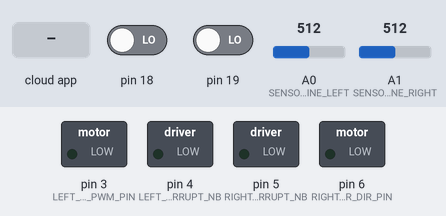
This sketch was run on a simulated Arduino Mega 2560, built with avr-gcc and run on an emulated ATmega2560. On the bench: switched loads named in the sketch (green lamp = pin HIGH). The test bench sets the inputs (shaded band); at power-on: pin 18 LOW, pin 19 LOW, A0 (SENSOR_LINE_LEFT) = 512, A1 (SENSOR_LINE_RIGHT) = 512. The ROS host is connected and sends only what is stated; pins used as bus, display or sensor lines are not drawn.

Above: at 1.2 s.
1.3 s: the phone or cloud app sets left to 45
At 1.8 s:
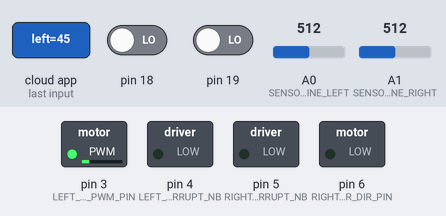
2.8 s: the phone or cloud app sets right to 45
At 4.0 s:
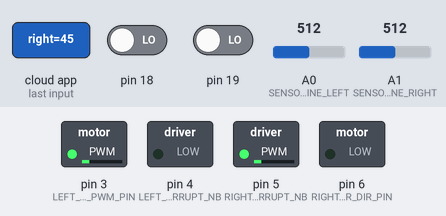
4.3 s: the phone or cloud app sets left to 0
At 5.3 s:
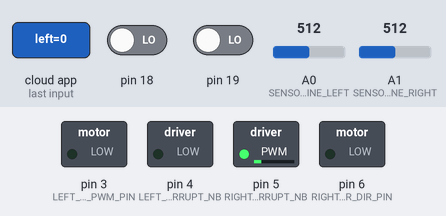
5.8 s: the phone or cloud app sets right to 90
At 6.4 s:
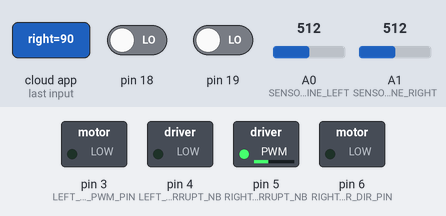
7.3 s: the phone or cloud app sets left to 90
At 8.5 s:
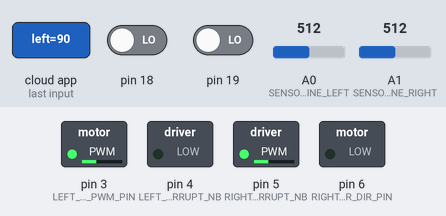
8.8 s: the phone or cloud app sets right to 0
At 9.9 s:
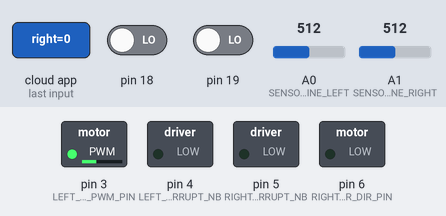
Timing chart, 0 to 11.3 s (numbered marks = the images above; inputs shaded):
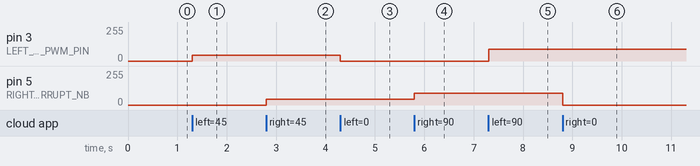

The sketch:

green_robot_v2.ino
```cpp
// includes
#include <ros.h>
#include <sensor_msgs/JointState.h>
#include <std_msgs/Int32.h>

// constants
#define LEFT_ENCODER_PIN            11  // no use
#define RIGHT_ENCODER_PIN           12  // no use
#define LEFT_ENCODER_INTERRUPT_NB   4  // pin 2
#define RIGHT_ENCODER_INTERRUPT_NB  5  // pin 3

#define LEFT_MOTOR_PWM_PIN          3  // motor A blue motorshield
#define LEFT_MOTOR_DIR_PIN          4
#define RIGHT_MOTOR_PWM_PIN         5  // motor B blue motorshield
#define RIGHT_MOTOR_DIR_PIN         6

#define POWER_FOR_SENSOR_LINE       23
#define SENSOR_LINE_LEFT            A0
#define SENSOR_LINE_RIGHT           A1

#define LEFT           0
#define RIGHT          1

// declaration of callbacks interrupts of encoders
void callBackInterruptLeftEncoder();
void callBackInterruptRightEncoder();

// declaration of callbacks for cmd msg reception
void callBackCmdLeftMotor( const std_msgs::Int32& msg);
void callBackCmdRightMotor( const std_msgs::Int32& msg);

// node
ros::NodeHandle nh;

#define NUM_JOINTS                2

char *state_names[NUM_JOINTS] = {"left_wheel", "right_wheel"};
float state_pos[NUM_JOINTS] = {0, 0};
float state_vel[NUM_JOINTS] = {0, 0};
float state_eff[NUM_JOINTS] = {0, 0};

char *sensors_line_names[NUM_JOINTS] = {"left_sensor_line", "right_sensor_line"};
float sensors_line_pos[NUM_JOINTS] = {0, 0};
float sensors_line_vel[NUM_JOINTS] = {0, 0};
float sensors_line_eff[NUM_JOINTS] = {0, 0};

int leftWheelRotationDir = 1;                 // 0: stop, +1: forward, -1: backward
int rightWheelRotationDir = 1;                // 0: stop, +1: forward, -1: backward
double timeOfLastChangeLeftEncoder = 0.0;
double timeOfLastChangeRightEncoder = 0.0;

double publicationPeriodEncoders = 0.10;//0.05;
double timeOfLastPubEncoders = 0.0;

double publicationPeriodSensorsLine = 0.02;//0.05;
double timeOfLastPubSensorsLine = 0.0;


sensor_msgs::JointState state_msg;
ros::Publisher state_pub("sensors/encoders", &state_msg);                    //инициализация издателя топика "joint_states"

sensor_msgs::JointState sensor_line_msg;
ros::Publisher sensor_line_pub("sensors/line", &sensor_line_msg);                    //инициализация издателя топика "joint_states"

// suscribers
ros::Subscriber<std_msgs::Int32> subCmdLeftMotor("motor/left", &callBackCmdLeftMotor );
ros::Subscriber<std_msgs::Int32> subCmdRightMotor("motor/right", &callBackCmdRightMotor );

void setup() {
 pinMode(POWER_FOR_SENSOR_LINE, OUTPUT);
 digitalWrite(POWER_FOR_SENSOR_LINE, HIGH);

 nh.getHardware()->setBaud(115200);
 nh.initNode();
 nh.subscribe(subCmdLeftMotor);
 nh.subscribe(subCmdRightMotor);

 attachInterrupt(LEFT_ENCODER_INTERRUPT_NB,  callBackInterruptLeftEncoder, CHANGE);
 attachInterrupt(RIGHT_ENCODER_INTERRUPT_NB, callBackInterruptRightEncoder, CHANGE);

 pinMode(LEFT_MOTOR_PWM_PIN, OUTPUT);
 pinMode(LEFT_MOTOR_DIR_PIN, OUTPUT);
 pinMode(RIGHT_MOTOR_PWM_PIN, OUTPUT);
 pinMode(RIGHT_MOTOR_DIR_PIN, OUTPUT);


  nh.advertise(state_pub);
  state_msg.header.frame_id =  "/encoders";
  state_msg.name_length = NUM_JOINTS;
  state_msg.velocity_length = NUM_JOINTS;
  state_msg.position_length = NUM_JOINTS;
  state_msg.effort_length = NUM_JOINTS;
  state_msg.name = state_names;
  state_msg.position = state_pos;
  state_msg.velocity = state_vel;
  state_msg.effort = state_eff;

  nh.advertise(sensor_line_pub);
  sensor_line_msg.header.frame_id =  "/sensor_line";
  sensor_line_msg.name_length = NUM_JOINTS;
  sensor_line_msg.velocity_length = NUM_JOINTS;
  sensor_line_msg.position_length = NUM_JOINTS;
  sensor_line_msg.effort_length = NUM_JOINTS;
  sensor_line_msg.name = sensors_line_names;
  sensor_line_msg.position = sensors_line_pos;
  sensor_line_msg.velocity = sensors_line_vel;
  sensor_line_msg.effort = sensors_line_eff;
}

void loop(){
 if ( ( (millis()/1000.0) - timeOfLastPubSensorsLine ) > publicationPeriodSensorsLine) {
  sensors_line_pos[0] = analogRead(SENSOR_LINE_LEFT);
  sensors_line_pos[1] = analogRead(SENSOR_LINE_RIGHT);
  sensor_line_msg.header.stamp = nh.now();
  sensor_line_pub.publish(&sensor_line_msg);
  timeOfLastPubSensorsLine = timeOfLastPubSensorsLine + publicationPeriodSensorsLine*floor( (millis()/1000.0 - timeOfLastPubSensorsLine) / publicationPeriodSensorsLine);
 }

 // Timer for encoder msg publication
 if (  ( (millis()/1000.0) - timeOfLastPubEncoders ) > publicationPeriodEncoders) {

  // publish messages
  state_msg.header.stamp = nh.now();
  state_pub.publish(&state_msg);

  // Reset timer
  // if timer expired several times
  // => reset to the integer part of the number of timer periods from last reset of the timer
  timeOfLastPubEncoders = timeOfLastPubEncoders + publicationPeriodEncoders*floor( (millis()/1000.0 - timeOfLastPubEncoders) / publicationPeriodEncoders);
 }
 nh.spinOnce();
}

// definition of callback functions
void callBackCmdLeftMotor( const std_msgs::Int32& msg){
   leftWheelRotationDir = cmd_velMotors(msg.data, LEFT);
}

void callBackCmdRightMotor( const std_msgs::Int32& msg){
   rightWheelRotationDir = cmd_velMotors(msg.data, RIGHT);
}

int cmd_velMotors(int u, int direction){
  // saturation
  if (u>255)
    u = 255;
  if (u<-255)
    u = -255;

  // write rotation speed direction
  if (u>=0) {
    if (u==0){
      analogWrite(direction==LEFT ? LEFT_MOTOR_PWM_PIN : RIGHT_MOTOR_PWM_PIN, 0);
      analogWrite(direction==LEFT ? LEFT_MOTOR_DIR_PIN : RIGHT_MOTOR_DIR_PIN, 0);
      return 0;  // stop
    } else {
      analogWrite(direction==LEFT ? LEFT_MOTOR_PWM_PIN : RIGHT_MOTOR_PWM_PIN, abs(u));
      analogWrite(direction==LEFT ? LEFT_MOTOR_DIR_PIN : RIGHT_MOTOR_DIR_PIN, 0);
      return 1;  // forward
    }
  } else {
    analogWrite(direction==LEFT ? LEFT_MOTOR_PWM_PIN : RIGHT_MOTOR_PWM_PIN, 0);
    analogWrite(direction==LEFT ? LEFT_MOTOR_DIR_PIN : RIGHT_MOTOR_DIR_PIN, abs(u));
    return -1;
  }
}


void callBackInterruptLeftEncoder(){
  double t = millis()/1000.0;
  if (t>timeOfLastChangeLeftEncoder){
    state_pos[0] = state_pos[0] + 1*leftWheelRotationDir;
    timeOfLastChangeLeftEncoder = t;
  }
}

void callBackInterruptRightEncoder(){
  double t = millis()/1000.0;
  if (t>timeOfLastChangeRightEncoder){
    state_pos[1] = state_pos[1] + 1*rightWheelRotationDir;
    timeOfLastChangeRightEncoder = t;
  }
}
```

Measured:
- after the input at 1.3 s, pin 3 (LEFT_MOTOR_PWM_PIN): 0/255 → 45/255 at once
- after the input at 2.8 s, pin 5 (RIGHT_ENCODER_INTERRUPT_NB): 0/255 → 45/255 at once
- after the input at 4.3 s, pin 3 (LEFT_MOTOR_PWM_PIN): 45/255 → 0/255 at once
- after the input at 5.8 s, pin 5 (RIGHT_ENCODER_INTERRUPT_NB): 45/255 → 90/255 at once
- after the input at 7.3 s, pin 3 (LEFT_MOTOR_PWM_PIN): 0/255 → 90/255 at once
- after the input at 8.8 s, pin 5 (RIGHT_ENCODER_INTERRUPT_NB): 90/255 → 0/255 at once
